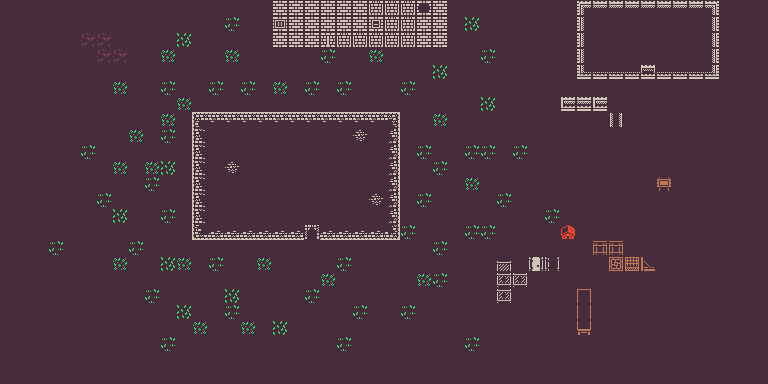

A level layout from a 2D game, rendered from its tile map. Below: a short description, then the map file with its tile-grid data intact:
An orthogonal 48x24 tile map with 16x16 px tiles, 1 tile layer (Tile Layer 1).

<map version="1.2" tiledversion="1.3.3" orientation="orthogonal" renderorder="right-down" width="48" height="24" tilewidth="16" tileheight="16" infinite="0" nextlayerid="2" nextobjectid="1">
 <tileset firstgid="1" source="colored.tsx" />
 <layer id="1" name="Tile Layer 1" width="48" height="24">
  <data encoding="csv">
1,1,1,1,1,1,1,1,1,1,1,1,1,1,1,1,1,554,554,554,554,554,554,587,587,587,557,554,1,1,1,1,1,1,1,1,432,433,433,433,433,433,433,433,434,1,1,1,
1,1,1,1,1,1,1,1,1,1,1,1,1,1,6,1,1,556,554,554,554,554,554,555,587,587,554,554,1,8,1,1,1,1,1,1,464,1,1,1,1,1,1,1,466,1,1,1,
1,1,1,1,1,2,2,1,1,1,1,8,1,1,1,1,1,554,554,554,586,587,587,587,587,587,554,554,1,1,1,1,1,1,1,1,464,1,1,1,1,1,1,1,466,1,1,1,
1,1,1,1,1,1,2,2,1,1,7,1,1,1,7,1,1,1,1,1,6,1,1,7,1,1,1,1,1,1,6,1,1,1,1,1,464,1,1,1,1,1,1,1,466,1,1,1,
1,1,1,1,1,1,1,1,1,1,1,1,1,1,1,1,1,1,1,1,1,1,1,1,1,1,1,8,1,1,1,1,1,1,1,1,496,497,497,497,465,497,497,497,498,1,1,1,
1,1,1,1,1,1,1,7,1,1,6,1,1,6,1,6,1,7,1,6,1,6,1,1,1,6,1,1,1,1,1,1,1,1,1,1,1,1,1,1,1,1,1,1,1,1,1,1,
1,1,1,1,1,1,1,1,1,1,1,7,1,1,1,1,1,1,1,1,1,1,1,1,1,1,1,1,1,1,8,1,1,1,1,435,436,435,1,1,1,1,1,1,1,1,1,1,
1,1,1,1,1,1,1,1,1,1,7,1,19,20,20,20,20,20,20,20,20,20,20,20,21,1,1,7,1,1,1,1,1,1,1,1,1,1,387,1,1,1,1,1,1,1,1,1,
1,1,1,1,1,1,1,1,7,1,6,1,51,1,1,1,1,1,1,1,1,1,52,1,53,1,1,1,1,1,1,1,1,1,1,1,1,1,1,1,1,1,1,1,1,1,1,1,
1,1,1,1,1,6,1,1,1,1,1,1,51,1,1,1,1,1,1,1,1,1,1,1,53,1,6,1,1,6,6,1,6,1,1,1,1,1,1,1,1,1,1,1,1,1,1,1,
1,1,1,1,1,1,1,7,1,7,8,1,51,1,52,1,1,1,1,1,1,1,1,1,53,1,1,6,1,1,1,1,1,1,1,1,1,1,1,1,1,1,1,1,1,1,1,1,
1,1,1,1,1,1,1,1,1,6,1,1,51,1,1,1,1,1,1,1,1,1,1,1,53,1,1,1,1,7,1,1,1,1,1,1,1,1,1,1,1,240,1,1,1,1,1,1,
1,1,1,1,1,1,6,1,1,1,1,1,51,1,1,1,1,1,1,1,1,1,1,52,53,1,6,1,1,1,1,6,1,1,1,1,1,1,1,1,1,1,1,1,1,1,1,1,
1,1,1,1,1,1,1,8,1,1,6,1,51,1,1,1,1,1,1,1,1,1,1,1,53,1,1,1,1,1,1,1,1,1,6,1,1,1,1,1,1,1,1,1,1,1,1,1,
1,1,1,1,1,1,1,1,1,1,1,1,83,84,84,84,84,84,84,420,84,84,84,84,85,6,1,1,1,6,6,1,1,1,1,609,1,1,1,1,1,1,1,1,1,1,1,1,
1,1,1,6,1,1,1,1,6,1,1,1,1,1,1,1,1,1,1,1,1,1,1,1,1,1,1,6,1,1,1,1,1,1,1,1,1,406,406,1,1,1,1,1,1,1,1,1,
1,1,1,1,1,1,1,7,1,1,8,7,1,6,1,1,7,1,1,1,1,6,1,1,1,1,1,1,1,1,1,129,1,132,133,1,1,1,405,403,368,1,1,1,1,1,1,1,
1,1,1,1,1,1,1,1,1,1,1,1,1,1,1,1,1,1,1,1,7,1,1,1,1,1,7,6,1,1,1,131,131,1,1,1,1,1,1,1,1,1,1,1,1,1,1,1,
1,1,1,1,1,1,1,1,1,6,1,1,1,1,8,1,1,1,1,6,1,1,1,1,1,1,1,1,1,1,1,131,1,1,1,1,272,1,1,1,1,1,1,1,1,1,1,1,
1,1,1,1,1,1,1,1,1,1,1,8,1,1,6,1,1,1,1,1,1,1,6,1,1,6,1,1,1,1,1,1,1,1,1,1,304,1,1,1,1,1,1,1,1,1,1,1,
1,1,1,1,1,1,1,1,1,1,1,1,7,1,1,7,1,8,1,1,1,1,1,1,1,1,1,1,1,1,1,1,1,1,1,1,336,1,1,1,1,1,1,1,1,1,1,1,
1,1,1,1,1,1,1,1,1,1,6,1,1,1,1,1,1,1,1,1,1,6,1,1,1,1,1,1,1,6,1,1,1,1,1,1,1,1,1,1,1,1,1,1,1,1,1,1,
1,1,1,1,1,1,1,1,1,1,1,1,1,1,1,1,1,1,1,1,1,1,1,1,1,1,1,1,1,1,1,1,1,1,1,1,1,1,1,1,1,1,1,1,1,1,1,1,
1,1,1,1,1,1,1,1,1,1,1,1,1,1,1,1,1,1,1,1,1,1,1,1,1,1,1,1,1,1,1,1,1,1,1,1,1,1,1,1,1,1,1,1,1,1,1,1
</data>
 </layer>
</map>
